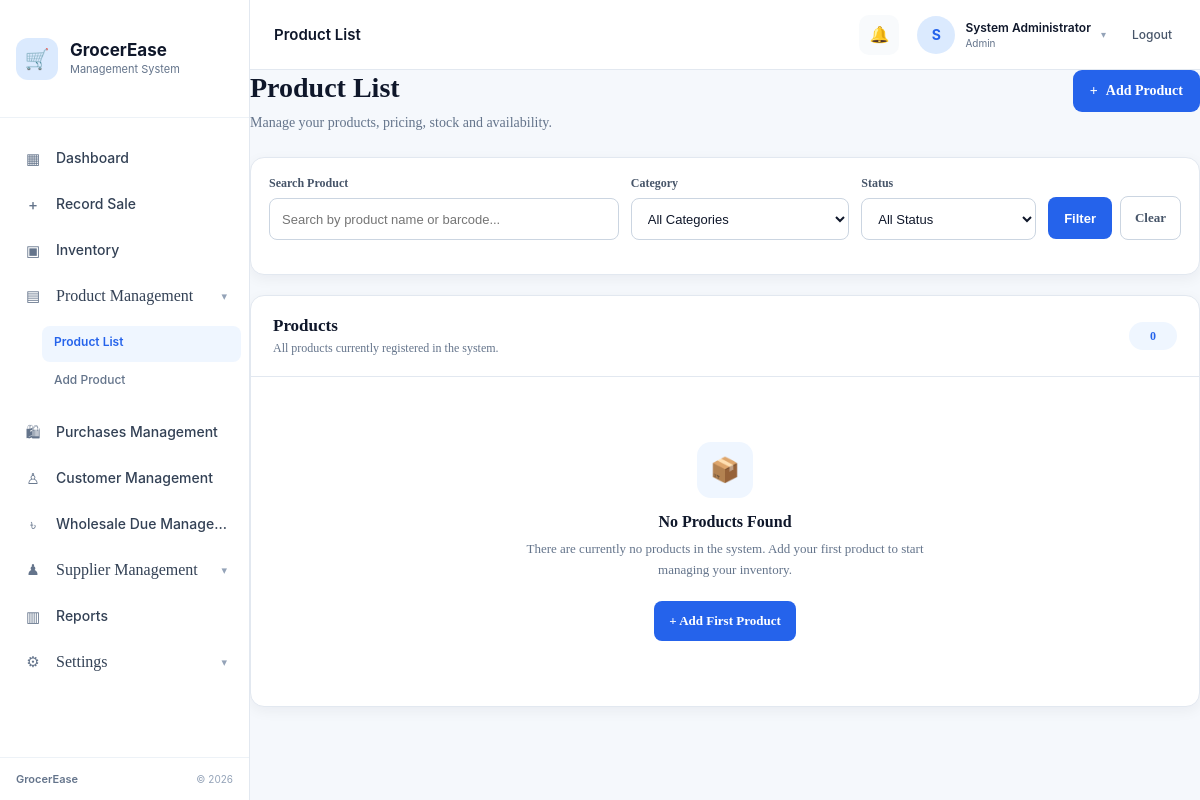
Before: /modules/products/index.php (signed in) with the older database file.
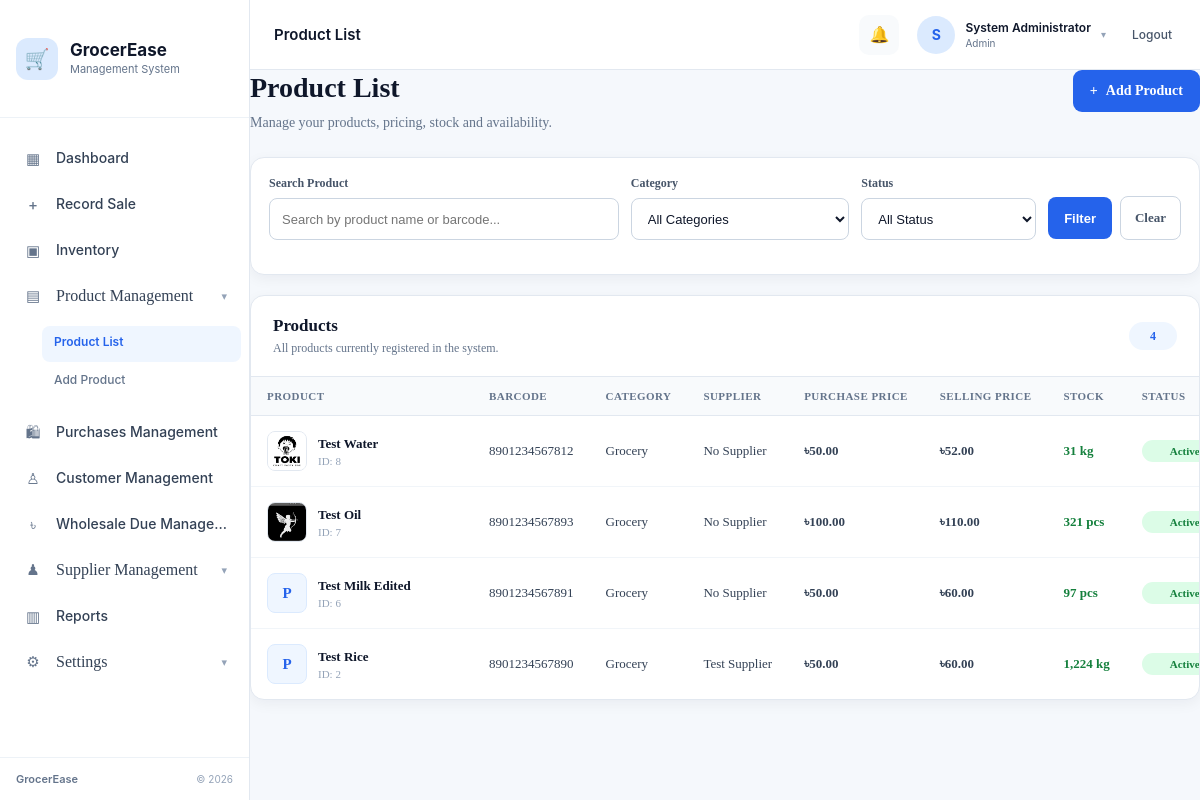
After: the same page with the newer database file.
### tables this page shows
CREATE TABLE `products` (
  `product_id` int(10) UNSIGNED NOT NULL,
  `category_id` int(10) UNSIGNED NOT NULL,
  `supplier_id` int(10) UNSIGNED DEFAULT NULL,
  `product_name` varchar(150) NOT NULL,
  `barcode` varchar(50) DEFAULT NULL,
  `unit` varchar(20) NOT NULL DEFAULT 'pcs',
  `purchase_price` decimal(10,2) NOT NULL DEFAULT 0.00,
  `selling_price` decimal(10,2) NOT NULL DEFAULT 0.00,
  `stock` int(11) NOT NULL DEFAULT 0,
  `minimum_stock` int(11) NOT NULL DEFAULT 0,
  `image` varchar(255) DEFAULT NULL,
  `status` enum('Active','Inactive') NOT NULL DEFAULT 'Active',
  `created_at` timestamp NOT NULL DEFAULT current_timestamp()
);

CREATE TABLE `categories` (
  `category_id` int(10) UNSIGNED NOT NULL,
  `category_name` varchar(100) NOT NULL,
  `description` text DEFAULT NULL,
  `created_at` timestamp NOT NULL DEFAULT current_timestamp()
);

CREATE TABLE `suppliers` (
  `supplier_id` int(10) UNSIGNED NOT NULL,
  `supplier_name` varchar(100) NOT NULL,
  `phone` varchar(20) DEFAULT NULL,
  `email` varchar(100) DEFAULT NULL,
  `address` text DEFAULT NULL,
  `company` varchar(100) DEFAULT NULL,
  `created_at` timestamp NOT NULL DEFAULT current_timestamp()
);

### includes/header.php (called while the page is built)
<?php
function e($value)
{
    return htmlspecialchars(
        $value,
        ENT_QUOTES,
        'UTF-8'
    );
}

### modules/products/index.php (the view, shortened to what the rows shown need)
<?php
require_once "../../config/database.php";
$products = [];
$sql = "
    SELECT
        p.product_id,
        p.category_id,
        p.supplier_id,
        p.product_name,
        p.barcode,
        p.unit,
        p.purchase_price,
        p.selling_price,
        p.stock,
        p.minimum_stock,
        p.image,
        p.status,
        p.created_at,
        c.category_name,
        s.supplier_name
    FROM products p
    INNER JOIN categories c
        ON p.category_id = c.category_id
    LEFT JOIN suppliers s
        ON p.supplier_id = s.supplier_id
    WHERE 1 = 1
";
$sql .= "
    ORDER BY p.product_id DESC
";
$productResult = mysqli_query(
    $conn,
    $sql
);
if ($productResult) {
    while (
        $row = mysqli_fetch_assoc($productResult)
    ) {
        $products[] = $row;
    }
}
require_once "../../includes/header.php";
?>
<link
    rel="stylesheet"
    href="../../assets/css/layout.css"
>
<link
    rel="stylesheet"
    href="../../assets/css/sidebar.css"
>
<link
    rel="stylesheet"
    href="../../assets/css/topbar.css"
>
<link
    rel="stylesheet"
    href="../../assets/css/dashboard-layout.css"
>
<div class="app-layout">
    <div class="app-main-slot">
        <main class="dashboard-main-content">
            <div class="products-page">
                <div class="products-header">
                    <div class="products-heading">
                        <h1>
                            Product List
                        </h1>
                    </div>
                </div>
                <section class="product-table-card">
                    <div class="product-table-header">
                        <div class="product-table-title">
                            <h2>
                                Products
                            </h2>
                        </div>
                    </div>
                    <?php if (count($products) > 0): ?>
                        <div class="product-table-wrapper">
                            <table class="product-table">
                                <thead>
                                    <tr>
                                        <th>
                                            Product
                                        </th>
                                        <th>
                                            Barcode
                                        </th>
                                        <th>
                                            Category
                                        </th>
                                        <th>
                                            Supplier
                                        </th>
                                        <th>
                                            Purchase Price
                                        </th>
                                        <th>
                                            Selling Price
                                        </th>
                                        <th>
                                            Stock
                                        </th>
                                        <th>
                                            Status
                                        </th>
                                    </tr>
                                </thead>
                                <tbody>
                                <?php foreach ($products as $product): ?>
                                    <tr>
                                        <td>
                                            <div class="product-name">
                                                <?php
                                                $imagePath = '';
                                                if (
                                                    !empty(
                                                        $product['image']
                                                    )
                                                ) {
                                                    $imagePath =
                                                        '../../' .
                                                        ltrim(
                                                            $product['image'],
                                                            '/'
                                                        );
                                                }
                                                ?>
                                                <?php if ($imagePath !== ''): ?>
                                                    <img
                                                        src="<?php echo e($imagePath); ?>"
                                                        alt="<?php echo e($product['product_name']); ?>"
                                                        class="product-image"
                                                        onerror="
                                                            this.style.display='none';
                                                            this.nextElementSibling.style.display='flex';
                                                        "
                                                    >
                                                <?php else: ?>
                                                    <div
                                                        class="product-image-placeholder"
                                                    >
                                                        P
                                                    </div>
                                                <?php endif; ?>
                                                <div class="product-name-text">
                                                    <span class="product-name-main">
                                                        <?php
                                                        echo e(
                                                            $product['product_name']
                                                        );
                                                        ?>
                                                    </span>
                                                    <span class="product-id">
                                                        ID:
                                                        <?php
                                                        echo (int)
                                                            $product['product_id'];
                                                        ?>
                                                    </span>
                                                </div>
                                            </div>
                                        </td>
                                        <td>
                                            <?php
                                            echo !empty(
                                                $product['barcode']
                                            )
                                                ? e(
                                                    $product['barcode']
                                                )
                                                : '—';
                                            ?>
                                        </td>
                                        <td>
                                            <?php
                                            echo !empty(
                                                $product['category_name']
                                            )
                                                ? e(
                                                    $product['category_name']
                                                )
                                                : 'Uncategorized';
                                            ?>
                                        </td>
                                        <td>
                                            <?php
                                            echo !empty(
                                                $product['supplier_name']
                                            )
                                                ? e(
                                                    $product['supplier_name']
                                                )
                                                : 'No Supplier';
                                            ?>
                                        </td>
                                        <td class="price">
                                            ৳<?php
                                            echo number_format(
                                                (float)
                                                $product['purchase_price'],
                                                2
                                            );
                                            ?>
                                        </td>
                                        <td class="price">
                                            ৳<?php
                                            echo number_format(
                                                (float)
                                                $product['selling_price'],
                                                2
                                            );
                                            ?>
                                        </td>
                                        <td>
                                            <?php
                                            $stock =
                                                (int)
                                                $product['stock'];
                                            $minimumStock =
                                                (int)
                                                $product['minimum_stock'];
                                            $stockClass =
                                                $stock <= $minimumStock
                                                    ? 'stock-low'
                                                    : 'stock-normal';
                                            ?>
                                            <span
                                                class="<?php echo $stockClass; ?>"
                                            >
                                                <?php
                                                echo number_format(
                                                    $stock
                                                );
                                                ?>
                                                <?php
                                                echo e(
                                                    $product['unit']
                                                );
                                                ?>
                                            </span>
                                        </td>
                                        <td>
                                            <?php
                                            $isActive =
                                                $product['status'] ===
                                                'Active';
                                            ?>
                                            <span
                                                class="status-badge
                                                <?php
                                                echo $isActive
                                                    ? 'status-active'
                                                    : 'status-inactive';
                                                ?>"
                                            >
                                                <?php
                                                echo e(
                                                    $product['status']
                                                );
                                                ?>
                                            </span>
                                        </td>
                                    </tr>
                                <?php endforeach; ?>
                                </tbody>
                            </table>
                        </div>
                    <?php endif; ?>
                </section>
            </div>
        </main>
    </div>
</div>

Changed rows visible on the page:
added products: image (picture), product_name "Test Water", product_id "8", barcode "8901234567812", category.category_name "Grocery", shows "No Supplier", purchase_price "50.00", selling_price "52.00", stock "31", unit "kg", status "Active"
added products: image (picture), product_name "Test Oil", product_id "7", barcode "8901234567893", category.category_name "Grocery", shows "No Supplier", purchase_price "100.00", selling_price "110.00", stock "321", unit "pcs", status "Active"
added products: shows "P", product_name "Test Milk Edited", product_id "6", barcode "8901234567891", category.category_name "Grocery", shows "No Supplier", purchase_price "50.00", selling_price "60.00", stock "97", unit "pcs", status "Active"
added products: shows "P", product_name "Test Rice", product_id "2", barcode "8901234567890", category.category_name "Grocery", supplier.supplier_name "Test Supplier", purchase_price "50.00", selling_price "60.00", stock "1,224", unit "kg", status "Active"
Other visible differences:
count($products): "0" → "4"
text no longer shown: "📦 No Products Found There are currently no products in the system. Add your first product to start managing your inventory. + Add First Product"
text now shown: "PRODUCT BARCODE CATEGORY SUPPLIER PURCHASE PRICE SELLING PRICE STOCK STATUS"
